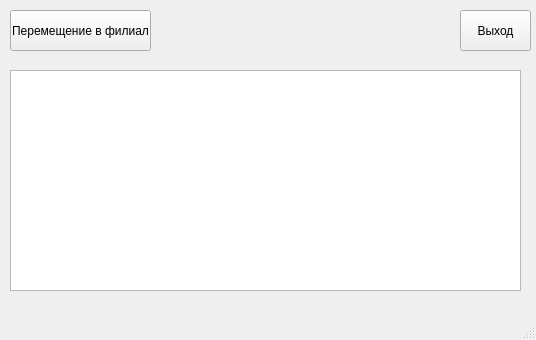
<?xml version="1.0" encoding="UTF-8"?>
<ui version="4.0">
 <class>MainWindow</class>
 <widget class="QMainWindow" name="MainWindow">
  <property name="geometry">
   <rect>
    <x>0</x>
    <y>0</y>
    <width>536</width>
    <height>340</height>
   </rect>
  </property>
  <property name="windowTitle">
   <string>MainWindow</string>
  </property>
  <widget class="QWidget" name="centralwidget">
   <widget class="QPushButton" name="move_to_filial">
    <property name="geometry">
     <rect>
      <x>10</x>
      <y>10</y>
      <width>141</width>
      <height>41</height>
     </rect>
    </property>
    <property name="text">
     <string>Перемещение в филиал</string>
    </property>
   </widget>
   <widget class="QPushButton" name="back">
    <property name="geometry">
     <rect>
      <x>460</x>
      <y>10</y>
      <width>71</width>
      <height>41</height>
     </rect>
    </property>
    <property name="text">
     <string>Выход</string>
    </property>
   </widget>
   <widget class="QTableWidget" name="select_products">
    <property name="geometry">
     <rect>
      <x>10</x>
      <y>70</y>
      <width>511</width>
      <height>221</height>
     </rect>
    </property>
   </widget>
  </widget>
  <widget class="QMenuBar" name="menubar">
   <property name="geometry">
    <rect>
     <x>0</x>
     <y>0</y>
     <width>536</width>
     <height>21</height>
    </rect>
   </property>
  </widget>
  <widget class="QStatusBar" name="statusbar"/>
 </widget>
 <resources/>
 <connections/>
</ui>
